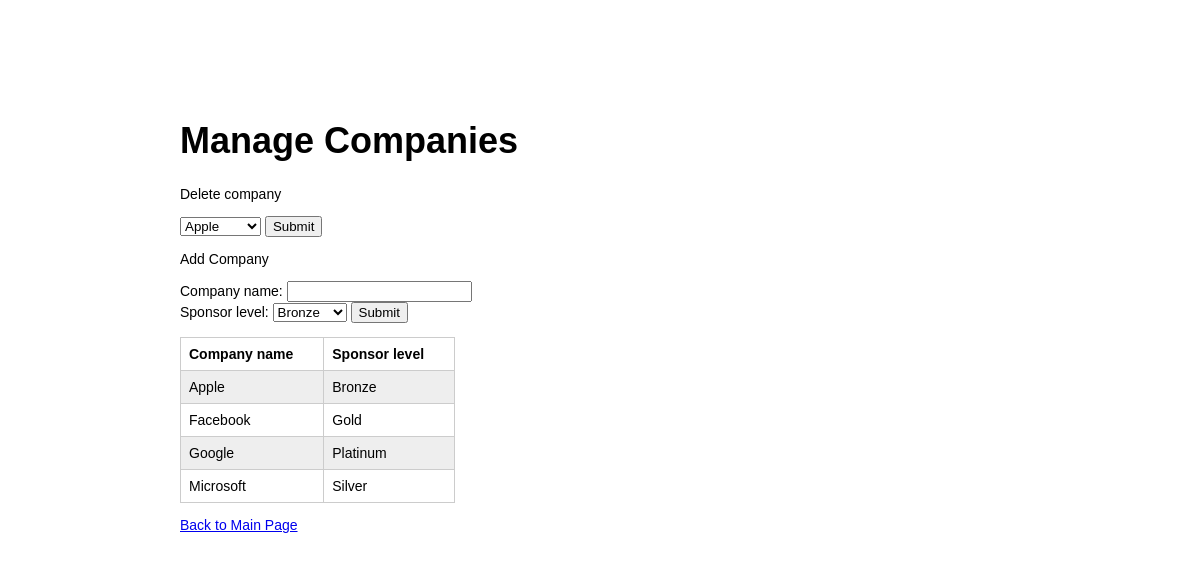
The page /companies.php on the database its author committed.
### tables this page shows
create table Company
  (name varchar(32) not null primary key,
   emails_sent int not null,
   sponsor_level  varchar(32) not null,
   foreign key (sponsor_level) references Sponsor_status (metal) 
   );

### companies.php (the view, shortened to what this page needs)
<!DOCTYPE html>
<html>
<head>
  <link href="stylesheet.css" type="text/css" rel="stylesheet" >
</head>
<?php
$pdo = new PDO('mysql:host=localhost;dbname=conference_database', "root", "");
?>
<h1>
Manage Companies
</h1>
<body>
<p>Delete company
<form action="<?php echo htmlentities($_SERVER['PHP_SELF']); ?>" method="post">
	<select name="deleteCompany">
<?php
$sql = "select * from company";
$stmt = $pdo->prepare($sql);
$stmt->execute([]);
while ($row = $stmt->fetch()) {
	echo "<option value = '".$row["name"]."'>".$row["name"]."</option>";
}
?>
	</select>
	<input type="submit" name="formSubmit" value="Submit" >
</form>
</p>
<p>
Add Company
<form action="<?php echo htmlentities($_SERVER['PHP_SELF']); ?>" method="post">
Company name:
<input type="text" name="company_name">
<br>
Sponsor level:
<select name="sponsor_level">
<?php
$sql = "select * from sponsor_status";
$stmt = $pdo->prepare($sql);
$stmt->execute([]);
while ($row = $stmt->fetch()) {
	echo "<option value = '".$row["metal"]."'>".$row["metal"]."</option>";
}
?>
</select>
<input type="submit" name="add_company">
</form>
</p>
<p>
<?php
$sql = "select * from company";
$stmt = $pdo->prepare($sql);
$stmt->execute([]);
echo "<table><tr><th>Company name</th><th>Sponsor level</th></tr>";
while ($row = $stmt->fetch()) {
	echo "<tr><td>".$row["name"]."</td><td>".$row["sponsor_level"]."</td></tr>";
}
?>
</table>
</p>
<p><a href="main_page.php">Back to Main Page</a></p>
<body>
</html>

### stylesheet.css (style rules this page uses)
body { margin: 15vh 15vw 15vh 15vw; font-family: arial, sans-serif; font-size: 14px; }
h1 { font-size: 36px; }
td, table { text-align: left; padding: 8px 30px 8px 8px; border-collapse: collapse; border: 1px solid #ccc }
th { text-align: center; vertical-align: middle; padding: 8px 30px 8px 8px; border-collapse: collapse; border: 1px solid #ccc }
tr:nth-child(even) { background-color: #eee }

### rows shown on the page
company: name "Apple", sponsor_level "Bronze"
company: name "Facebook", sponsor_level "Gold"
company: name "Google", sponsor_level "Platinum"
company: name "Microsoft", sponsor_level "Silver"

### other values the page prints
form field deleteCompany "Apple"
form field sponsor_level "Bronze"
